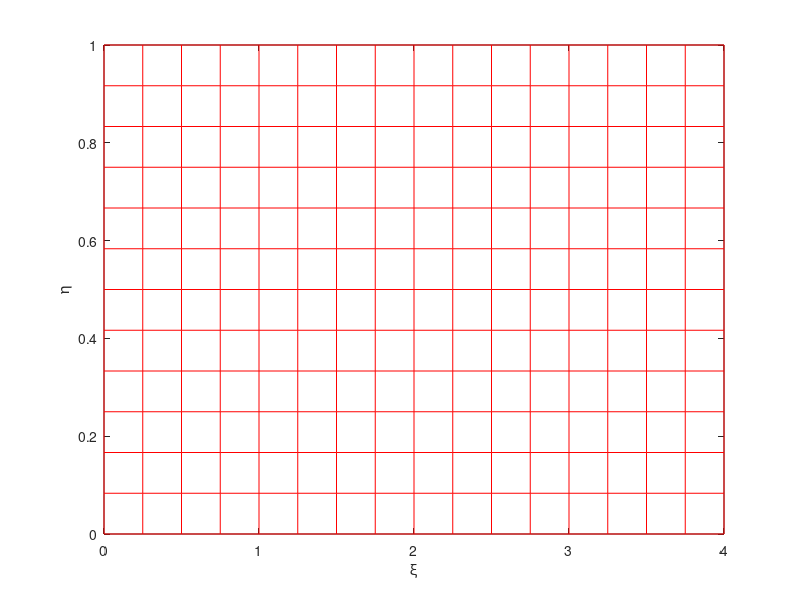
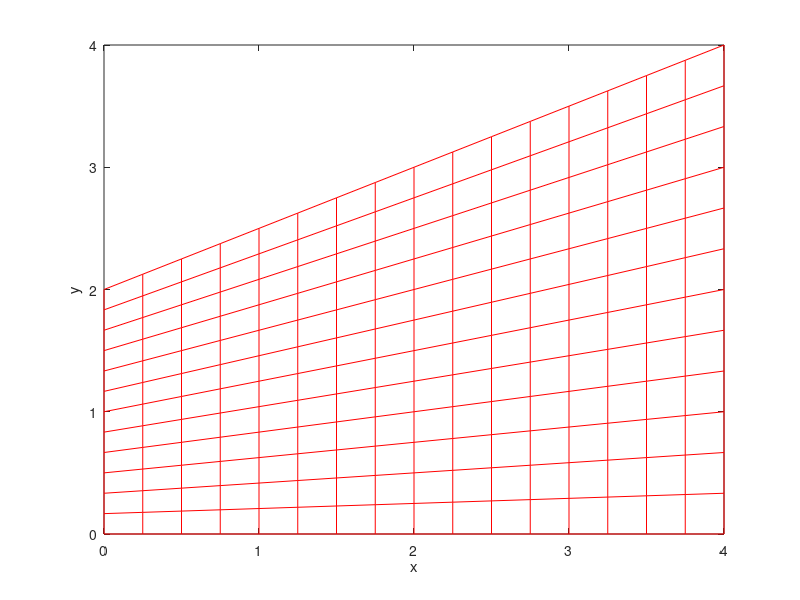
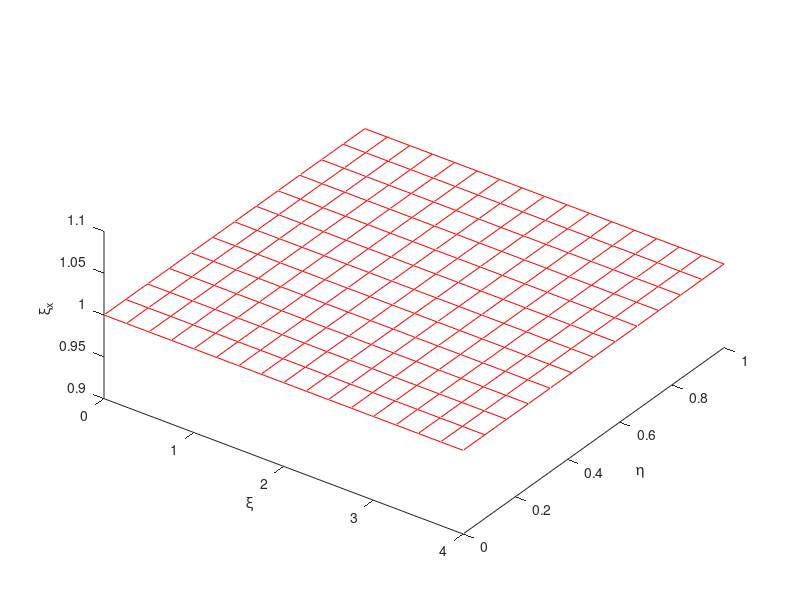
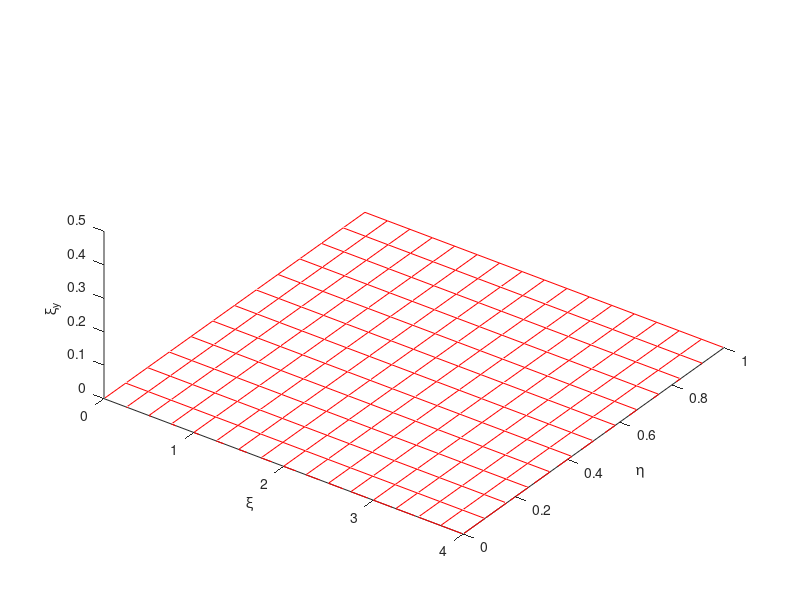

The MATLAB script that drew these images, in order:
clc
clear all
close all

L = 4;
H1 = 2;
H2 = 4;
IM = 17;
JM = 13;
dgsi = L/(IM-1);
deta = 1/(JM-1);
H = (H2-H1)/L;

for i = 1:IM
    for j = 1:JM 
%         computing the coordinates of computational domain 
        gsi(i,j) = (i-1)*dgsi;
        eta(i,j) = (j-1)*deta;
        
%         computing the coordinates of physical domain acoording to the
%         relation given by (9.23) and (9.24) 
        x(i,j) = gsi(i,j);
        y(i,j) = (H1+H*gsi(i,j))*eta(i,j);
        
%        computing metrics using equations(9.27),(9.28),(9.29) and (9.30) 
        gsi_x(i,j) = 1;
        gsi_y(i,j) = 0;
        eta_x(i,j) = -H*eta(i,j)/(H1+H*gsi(i,j));
        eta_y(i,j) = 1/(H1+H*gsi(i,j));
     
    end
end 

% plotting coordinates of computational domain
figure(1)
 plot(gsi,eta,'-r',gsi',eta','-r')
 xlabel('\xi')
 ylabel('\eta')

 
% plotting coordinates of physical domain
figure(2)
plot(x,y,'-r',x',y','-r')
xlabel('x')
ylabel('y')

% plotting distribution of metrics
figure(3)
plot3(gsi,eta,gsi_x,'-r',gsi',eta',gsi_x','-r')
xlabel('\xi')
ylabel('\eta')
zlabel('\xi_{x}')
view(36,54)

figure(4)
plot3(gsi,eta,gsi_y,'-r',gsi',eta',gsi_y','-r')
axis([0 4 0 1 0 0.5])
xlabel('\xi')
ylabel('\eta')
zlabel('\xi_{y}')
view(36,54)

figure(5)
plot3(gsi,eta,eta_x,'-r',gsi',eta',eta_x','-r')
xlabel('\xi')
ylabel('\eta')
zlabel('\eta_{x}')
set(gca,'ZDir','Reverse')
view(36,54)

figure(6)
plot3(gsi,eta,eta_y,'-r',gsi',eta',eta_y','-r')
xlabel('\xi')
ylabel('\eta')
zlabel('\eta_{y}')
view(36,54)


% figure(7)
% plot(x,y,'-r',x',y','-r')
% xlabel('x')
% ylabel('y')
% 
% figure(8)
%  plot(gsi,eta,'-ro',gsi',eta','-ro')%,'LineWidth',2,...
% %                        'MarkerEdgeColor','k',...
%                        'MarkerFaceColor','r',...
%                        'MarkerSize',7)
% set(gca, 'Xtick', [], 'Ytick', [], 'box', 'off')
% axis([-0.25 4.25 -0.0833 1.0833])
% axis off
% % xO = 0.1;  
% % yO = 0.05;
% % axis([-0.3 4.7 -0.2 1.7])
% % text(4.5+xO,    0.0, '\xi', 'rotation', 0, 'fontsize', 17)
% % text(0,    1.6, '\eta', 'rotation', 90, 'fontsize', 14)
% % set(gca, 'Xtick', [], 'Ytick', [], 'box', 'off')
% % 
% % % the arrows
% % 
% % patch(...
% %     [4.5-xO -xO; 4.5-xO +xO; 4.5 0.0], ...
% %     [-yO 1.5; yO 1.5; 0 1.5+yO], 'k', 'clipping', 'off')




